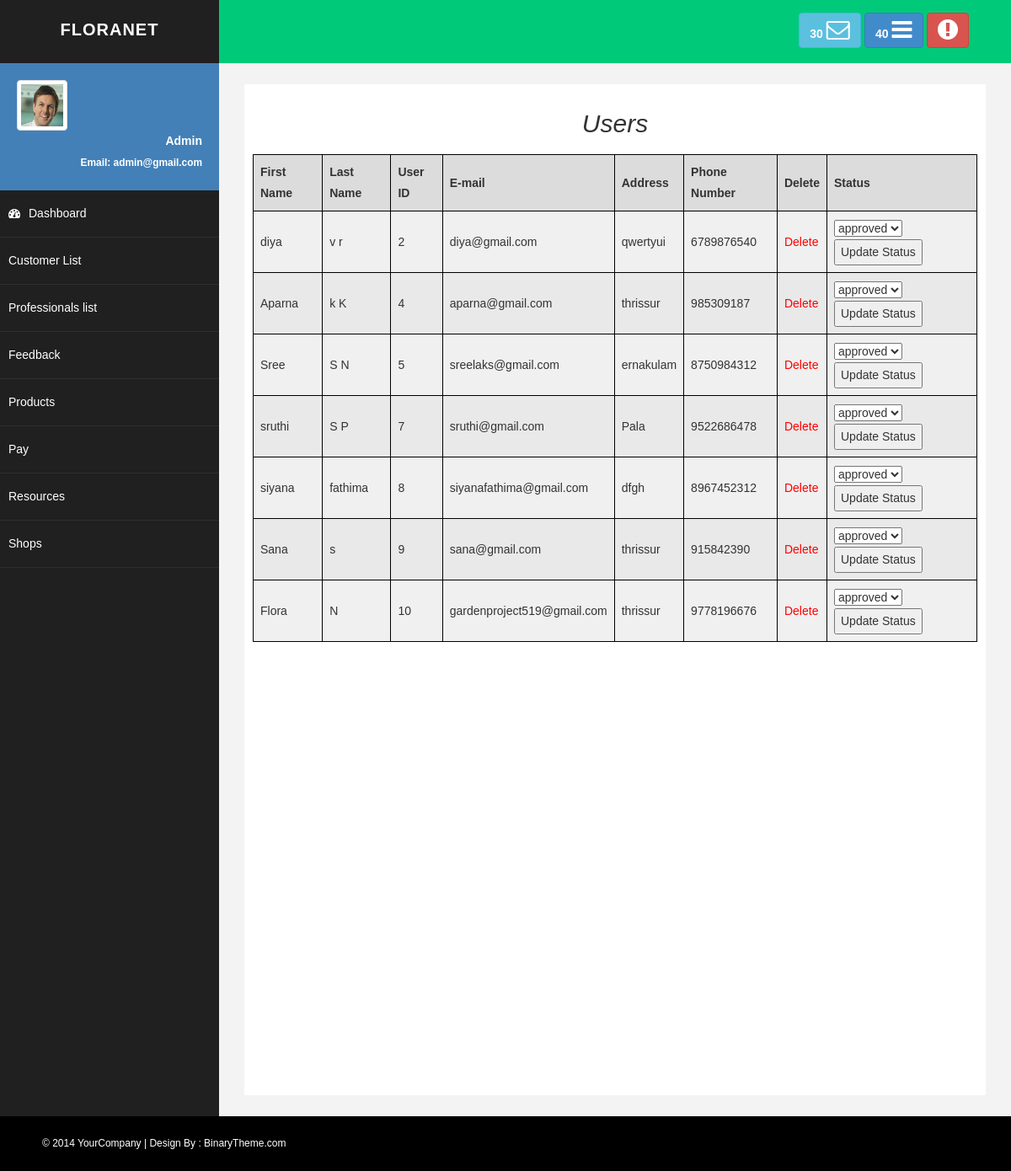
The page /userlist/ on the database its author committed.
### garden_app/models.py (models this page shows, shortened)
class user_reg(models.Model):
    STATUS=(
        ('applied','Applied'),
        ('approved','Approved'),
        ('rejected','Rejected'),
    )
    first_name=models.CharField(max_length=100)
    last_name=models.CharField(max_length=100)
    email=models.EmailField(unique=True,max_length=100)
    phone = models.CharField(max_length=10)
    password=models.CharField(max_length=100)
    confirm_password=models.CharField(max_length=100)
    address=models.CharField(max_length=100)
    reset_token = models.CharField(max_length=50, blank=True, null=True)
    status=models.CharField(max_length=20,choices=STATUS,default='applied')

### garden_app/views.py (the view)
# urls.py: path('userlist/',views.userlist,name="userlist"),
def userlist(request):
    user = user_reg.objects.all()
    return render(request,'userlist.html',{'user':user})

### garden_app/templates/userlist.html (shortened to what this page needs)
{% extends 'admin_dash.html' %}
{% block content %}
<h2>Users</h2>
<table>
    <thead>
        <tr>
            <th scope="col">First Name</th>
            <th scope="col">Last Name</th>
            <th scope="col">User ID</th>
            <th scope="col">E-mail</th>
            <th scope="col">Address</th>
            <th scope="col">Phone Number</th>
            <th scope="col">Delete</th>
            <th scope="col">Status</th>
        </tr>
    </thead>
    <tbody>
    {% for custs in user %}
        <tr>
            <td>{{ custs.first_name }}</td>
            <td>{{ custs.last_name }}</td>
            <td>{{ custs.id }}</td>
            <td>{{ custs.email }}</td>
            <td>{{ custs.address }}</td>
            <td>{{ custs.phone }}</td>
            <td><a class="delete-link" href="/delete_user/{{ custs.id }}">Delete</a></td>
            <td>
                <form method="post" action="{% url 'update_status' %}">
                    <select name="status">
                        <option value="approved" {% if custs.status == 'approved' %}selected{% endif %}>approved</option>
                    </select>
                    <button type="submit">Update Status</button>
                </form>
            </td>
        </tr>
    {% endfor %}
    </tbody>
</table>
{% endblock %}

### garden_app/static/asset/css/basic.css (style rules this page uses)
body { font-family: 'Open Sans', sans-serif; line-height:25px; }

### garden_app/templates/userlist.html (style rules this page uses)
body { background-color: aquamarine; font-family: Arial, sans-serif; display: block; }
h2 { text-align: center; font-style: italic; }
table { border: 1px dotted black; width: 100%; border-collapse: collapse; background-color: #f0f0f0; margin-top: 20px; }
th, td { border: 1px solid black; padding: 8px; text-align: left; }
th { background-color: #dcdcdc; }
tbody tr:nth-child(even) { background-color: #e9e9e9; }
.delete-link { color: red; text-decoration: none; }

### rows shown on the page
user_reg: first_name "diya", last_name "v r", id "2", email "diya@gmail.com", address "qwertyui", phone "6789876540", status "approved"
user_reg: first_name "Aparna", last_name "k K", id "4", email "aparna@gmail.com", address "thrissur", phone "985309187", status "approved"
user_reg: first_name "Sree", last_name "S N", id "5", email "sreelaks@gmail.com", address "ernakulam", phone "8750984312", status "approved"
user_reg: first_name "sruthi", last_name "S P", id "7", email "sruthi@gmail.com", address "Pala", phone "9522686478", status "approved"
user_reg: first_name "siyana", last_name "fathima", id "8", email "siyanafathima@gmail.com", address "dfgh", phone "8967452312", status "approved"
user_reg: first_name "Sana", last_name "s", id "9", email "sana@gmail.com", address "thrissur", phone "915842390", status "approved"
user_reg: first_name "Flora", last_name "N", id "10", email "gardenproject519@gmail.com", address "thrissur", phone "9778196676", status "approved"
